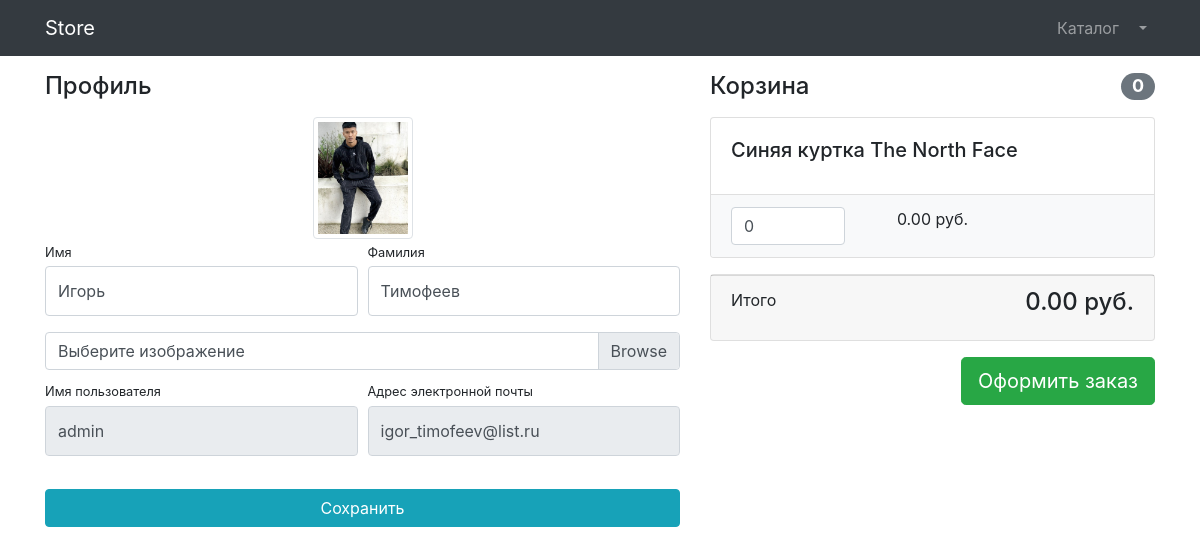
/users/profile/ (signed in), run on the app's committed database.
### users/models.py (models this page shows)
class User(AbstractUser):
    image = models.ImageField(upload_to='user_images',null=True, blank=True)

### products/models.py (models this page shows, shortened)
class Basket(models.Model):
    user = models.ForeignKey(to=User, on_delete=models.CASCADE)
    product = models.ForeignKey(to=Product, on_delete=models.CASCADE )
    quantity = models.PositiveSmallIntegerField(default=0)
    created_timestamp = models.DateTimeField(auto_now_add=True)
    objects = BasketQuerySet.as_manager()
    def sum(self):
        return self.product.price * self.quantity

class Product(models.Model):
    name = models.CharField(max_length=256)
    description = models.TextField()
    price = models.DecimalField(max_digits=7, decimal_places=2)
    quantity = models.IntegerField(default=0)
    image = models.ImageField(upload_to='products_images')
    category = models.ForeignKey(to=ProductCategory, on_delete=models.CASCADE)
    class Meta:
        verbose_name = 'Продукт'
        verbose_name_plural = 'Продукты'

### users/views.py (the view)
# urls.py: path('profile/', profile, name= 'profile'),
@login_required
def profile(request):
    if request.method == 'POST':
        form = UserProfileForm(instance=request.user, data=request.POST, files=request.FILES)
        if form.is_valid():
            form.save()
            return HttpResponseRedirect(reverse('users:profile'))
        else:
            print(form.errors)
    else:
        form = UserProfileForm(instance=request.user)
    context = {'title': 'Store - Профиль',
               'form': form,
               'baskets': Basket.objects.filter(user=request.user),
               }
    return render(request, 'users/profile.html', context)

### users/forms.py
class UserProfileForm(UserChangeForm):
    first_name = forms.CharField(widget=forms.TextInput(attrs={'class':'form-control py-4'}))
    last_name = forms.CharField(widget=forms.TextInput(attrs={'class':'form-control py-4'}))
    username = forms.CharField(widget=forms.TextInput(attrs={'class':'form-control py-4', 'readonly':True}))
    email = forms.CharField(widget=forms.TextInput(attrs={'class':'form-control py-4', 'readonly':True}))
    image = forms.ImageField(widget=forms.FileInput(attrs={'class':'custom-file-input'}), required=False)
    class Meta:
        model = User
        fields = ('first_name', 'last_name','username', 'email', 'image')

### products/models.py (called while the page is built)
    def total_sum(self):
        return sum(basket.sum() for basket in self)

    def total_quantity(self):
        return sum(basket.quantity for basket in self)

### users/templates/users/profile.html (shortened to what this page needs)
{% extends 'products/base.html' %}
{% load static %}
{% block css %}
    <link href="{% static 'vendor/css/profile.css' %}" rel="stylesheet">
{% endblock %}
{% block content %}
    <div class="container">
        <div class="row">
            <div class="col-lg-7">
                <h4 class="mt-3 mb-3">Профиль</h4>
                <div class="col-lg-12 text-center">
                    <img width="100" height="100"
                        src="{% if user.image %} {{ user.image.url }} {% else %} {% static '/vendor/img/users/default_avatar.jpg' %} {% endif %} "
                        class="img-thumbnail">
                </div>
                <form action="{% url 'users:profile' %}" method = "post" enctype="multipart/form-data">
                    <div class="form-row">
                        <div class="col-lg-6">
                            <div class="form-group">
                                <label class="small mb-1" for="{{ form.first_name.id_for_lable }}">Имя</label>
                                {{ form.first_name}}
                            </div>
                        </div>
                        <div class="col-lg-6">
                            <div class="form-group">
                                <label class="small mb-1" for="{{form.last_name.id_for_lable}}">Фамилия</label>
                                {{ form.last_name}}
                            </div>
                        </div>
                    </div>
                    <div class="form-row mb-2">
                        <div class="col-lg-12">
                            <div class="custom-file">
                                <label class="custom-file-label" for="{{ form.image.id_for_lable}}">Выберите изображение</label>
                            </div>
                        </div>
                    </div>
                    <div class="form-row">
                        <div class="col-lg-6">
                            <label class="small mb-1" for="{{ form.username.id_for_lable}}">Имя пользователя</label>
                            {{ form.username }}
                        </div>
                        <div class="col-lg-6">
                            <label class="small mb-1" for="{{ form.email.id_for_lable}}">Адрес электронной почты</label>
                            {{ form.email }}
                        </div>
                    </div>
                    <div class="form-row">
                        <div class="col-lg-12" style="margin-top: 33px;">
                            <input class="btn btn-info btn-block" type="submit" value="Сохранить">
                        </div>
                    </div>
                </form>
            </div>
            <div class="col-lg-5">
                {% include 'products/baskets.html' %}
            </div>
        </div>
    </div>
{% endblock %}

### products/templates/products/baskets.html (shortened to what this page needs)
{% if baskets %}
    <h4 class="mt-3 mb-3 d-flex justify-content-between align-items-center mb-3">
        Корзина <span class="badge badge-secondary badge-pill">{{ baskets.total_quantity }}</span>
    </h4>
    {% for basket in baskets %}
        <div class="card mb-3">
            <div class="card-body">
                <h5 class="card-title">{{ basket.product.name }}</h5>
            </div>
            <ul class="list-group list-group-flush">
                <li class="list-group-item bg-light">
                    <div class="row text-center">
                        <div class="col-lg-4">
                            <input name="basketID" type="number" class="form-control"
                            value="{{ basket.quantity }}" min="0">
                        </div>
                        <div class="col-lg-4"> {{basket.sum }} руб.</div>
                        <div class="col-lg-4">
                        </div>
                    </div>
                </li>
            </ul>
        </div>
    {% endfor %}
    <div class="card mb-3">
        <div class="card-footer">
            <p class="float-left">Итого</p>
            <h4 class="float-right"> {{ baskets.total_sum }} руб.</h4>
        </div>
    </div>
    <a class="btn btn-success btn-lg float-right" href="../orders/order-create.html">
        Оформить заказ
    </a>
{%else%}
    <h4 class="mt-3 mb-3 text-center">
        Корзина пуста!
    </h4>
{% endif %}

### data on the page
User: image (picture), first_name "Игорь", last_name "Тимофеев", username "admin", email "igor_timofeev@list.ru"
Basket: total_quantity "0", product.name "Синяя куртка The North Face", basketID "0", sum "0.00", total_sum "0.00"
